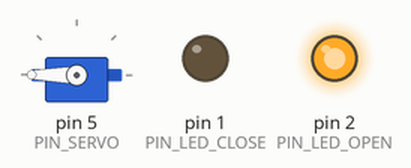
A sketch run on a simulated Arduino Uno, built with avr-gcc and run on an emulated ATmega328P. Shown: servo, output pins drawn as LEDs (lit = HIGH). Random numbers use the default seed unless the sketch sets one.

Above: at 0.1 s.
At 38.8 s:
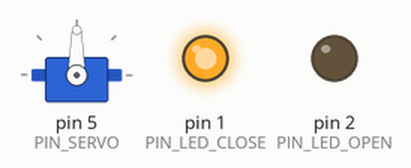
Timing chart, 0 to 40.0 s (numbered marks = the images above):
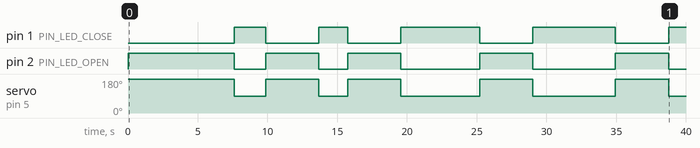

Measured:
- by itself, pin 1 (PIN_LED_CLOSE): LOW → HIGH at 7.6 s, → LOW 2.2 s later, → HIGH 3.8 s later, → LOW 2.1 s later, … (9 changes in this stretch)
- by itself, pin 2 (PIN_LED_OPEN): LOW → HIGH at 0.00 s, → LOW 7.6 s later, → HIGH 2.2 s later, → LOW 3.8 s later, … (10 changes in this stretch)
- by itself, servo on pin 5 (PIN_SERVO): 180° → 90° at 7.6 s, → 180° 2.2 s later, → 90° 3.8 s later, → 180° 2.1 s later, … (9 changes in this stretch)

The sketch:

hangar_hatch.ino
```cpp
#include <Servo.h>

#define PIN_SERVO 5
#define PIN_LED_OPEN 2
#define PIN_LED_CLOSE 1

#define ANGLE_OPEN 180
#define ANGLE_CLOSE 90

Servo myservo;  // create servo object to control a servo
// twelve servo objects can be created on most boards

int pos = 0;    // variable to store the servo position
int openDelay = 3000;
int closeDelay;

int getTimeDelay() {
  return random(2000, 7000);
}

void setup() {
  pinMode(PIN_LED_OPEN, OUTPUT);
  pinMode(PIN_LED_CLOSE, OUTPUT);

  openDelay = getTimeDelay();
  myservo.attach(PIN_SERVO);  // attaches the servo on pin 9 to the servo object
}

void loop() {
  digitalWrite(PIN_LED_CLOSE, LOW);
  digitalWrite(PIN_LED_OPEN, HIGH);

  myservo.write(ANGLE_OPEN); // open hatch
  delay(openDelay);

  digitalWrite(PIN_LED_CLOSE, HIGH);
  digitalWrite(PIN_LED_OPEN, LOW);

  myservo.write(ANGLE_CLOSE); // close hatch
  delay(closeDelay);

  closeDelay = getTimeDelay();
}
```
